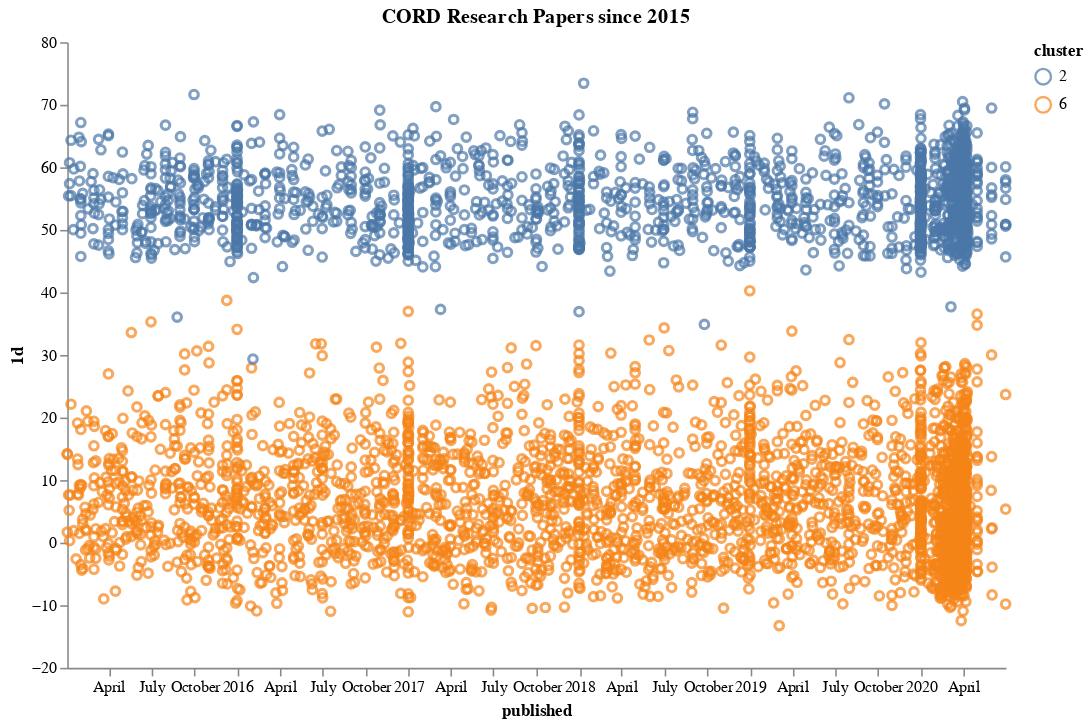

The cell this chart's notebook holds for it:
### Markdown cell above
### Research Papers since COVID

We plot the 1d compression of the 768-dimension document vector over time, with the clusters identified by color. Then we plot clusters 2 and 6. We see a big increase in the number of papers since COVID appeared

### Code cell
vector_since = vector_df.query('published > "2015-01-01" & (cluster==2 | cluster==6)').copy()
vector_since.loc[vector_since.published> '2020-06-30', 'published'] = pd.to_datetime('2020-03-30')
if len(vector_since) > 5000:
    vector_since = vector_since.sample(5000)
alt.Chart(vector_since).mark_point().encode(
       x=alt.X('published:T'),
       y=alt.Y('1d'),
       color= 'cluster:N'
    ).properties(
        title='CORD Research Papers since 2015',
        width=600,
        height=400
    ).configure_axis(
        grid=False
    ).configure_view(
        strokeWidth=0
    )

### Figure 1 — Vega-Lite specification as saved in the notebook (floating-point values rounded to 4 significant figures; data arrays with more than 128 entries replaced by an {"elided": "..."} marker saying what was removed)
{"config": {"view": {"continuousWidth": 400, "continuousHeight": 300, "strokeWidth": 0}, "axis": {"grid": false}}, "data": {"name": "data-ce90d8218a530795cf89be81ba6f4db1"}, "mark": "point", "encoding": {"color": {"type": "nominal", "field": "cluster"}, "x": {"type": "temporal", "field": "published"}, "y": {"type": "quantitative", "field": "1d"}}, "height": 400, "title": "CORD Research Papers since 2015", "width": 600, "$schema": "https://vega.github.io/schema/vega-lite/v4.0.2.json", "datasets": {"data-ce90d8218a530795cf89be81ba6f4db1": {"elided": "5000 records"}}}
